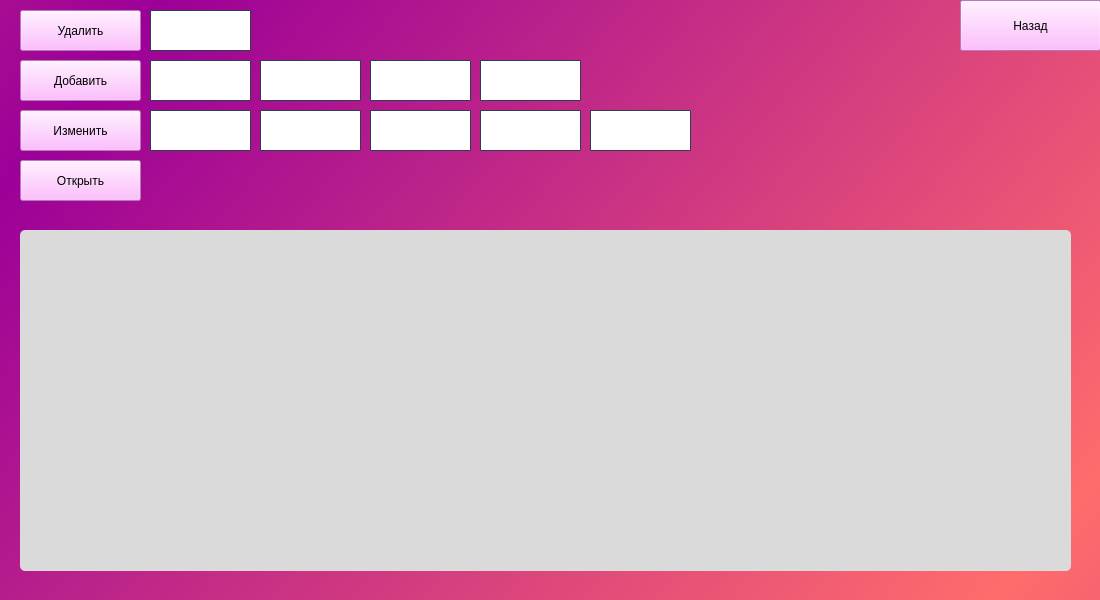
<?xml version="1.0" encoding="UTF-8"?>
<ui version="4.0">
 <class>MainWindow</class>
 <widget class="QMainWindow" name="MainWindow">
  <property name="geometry">
   <rect>
    <x>0</x>
    <y>0</y>
    <width>1100</width>
    <height>600</height>
   </rect>
  </property>
  <property name="minimumSize">
   <size>
    <width>1100</width>
    <height>600</height>
   </size>
  </property>
  <property name="maximumSize">
   <size>
    <width>1100</width>
    <height>600</height>
   </size>
  </property>
  <property name="sizeIncrement">
   <size>
    <width>1100</width>
    <height>600</height>
   </size>
  </property>
  <property name="baseSize">
   <size>
    <width>1100</width>
    <height>600</height>
   </size>
  </property>
  <property name="windowTitle">
   <string>drivers</string>
  </property>
  <property name="styleSheet">
   <string notr="true">background-color: qlineargradient(spread:reflect, x1:0, y1:0.318, x2:1, y2:0.784, stop:0 rgba(156, 0, 152, 255), stop:1 rgba(255, 108, 108, 255));
font-family: &quot;Roboto&quot;, Arial, sans-serif;</string>
  </property>
  <widget class="QWidget" name="centralwidget">
   <widget class="QTableWidget" name="tableWidget">
    <property name="geometry">
     <rect>
      <x>20</x>
      <y>230</y>
      <width>1051</width>
      <height>341</height>
     </rect>
    </property>
    <property name="styleSheet">
     <string notr="true">background-color: rgb(218, 218, 218);
border-radius: 5px;</string>
    </property>
    <property name="dragEnabled">
     <bool>true</bool>
    </property>
   </widget>
   <widget class="QPushButton" name="Dell">
    <property name="geometry">
     <rect>
      <x>20</x>
      <y>10</y>
      <width>121</width>
      <height>41</height>
     </rect>
    </property>
    <property name="styleSheet">
     <string notr="true">background-color: rgb(255, 170, 255);</string>
    </property>
    <property name="text">
     <string>Удалить</string>
    </property>
   </widget>
   <widget class="QPushButton" name="Add">
    <property name="geometry">
     <rect>
      <x>20</x>
      <y>60</y>
      <width>121</width>
      <height>41</height>
     </rect>
    </property>
    <property name="styleSheet">
     <string notr="true">background-color: rgb(255, 170, 255);</string>
    </property>
    <property name="text">
     <string>Добавить</string>
    </property>
   </widget>
   <widget class="QPushButton" name="Change">
    <property name="geometry">
     <rect>
      <x>20</x>
      <y>110</y>
      <width>121</width>
      <height>41</height>
     </rect>
    </property>
    <property name="styleSheet">
     <string notr="true">background-color: rgb(255, 170, 255);</string>
    </property>
    <property name="text">
     <string>Изменить</string>
    </property>
   </widget>
   <widget class="QPushButton" name="Open">
    <property name="geometry">
     <rect>
      <x>20</x>
      <y>160</y>
      <width>121</width>
      <height>41</height>
     </rect>
    </property>
    <property name="styleSheet">
     <string notr="true">background-color: rgb(255, 170, 255);</string>
    </property>
    <property name="text">
     <string>Открыть</string>
    </property>
   </widget>
   <widget class="QPushButton" name="Back">
    <property name="geometry">
     <rect>
      <x>960</x>
      <y>0</y>
      <width>141</width>
      <height>51</height>
     </rect>
    </property>
    <property name="styleSheet">
     <string notr="true">background-color: rgb(255, 170, 255);</string>
    </property>
    <property name="text">
     <string>Назад</string>
    </property>
   </widget>
   <widget class="QLineEdit" name="DellLine">
    <property name="geometry">
     <rect>
      <x>150</x>
      <y>10</y>
      <width>101</width>
      <height>41</height>
     </rect>
    </property>
    <property name="styleSheet">
     <string notr="true">/* Стили для поля ввода */
QLineEdit {
    border: 1px solid #2c3e50;
    border-radius: 1px;
    padding: 8px;
    font-size: 13px;
    
	background-color: rgb(255, 255, 255);
}

/* Стили для поля ввода при получении фокуса */
QLineEdit:focus {
    border-color: #34495e;
}
</string>
    </property>
    <property name="text">
     <string/>
    </property>
   </widget>
   <widget class="QLineEdit" name="AddLine">
    <property name="geometry">
     <rect>
      <x>150</x>
      <y>60</y>
      <width>101</width>
      <height>41</height>
     </rect>
    </property>
    <property name="styleSheet">
     <string notr="true">/* Стили для поля ввода */
QLineEdit {
    border: 1px solid #2c3e50;
    border-radius: 1px;
    padding: 8px;
    font-size: 13px;
    
	background-color: rgb(255, 255, 255);
}

/* Стили для поля ввода при получении фокуса */
QLineEdit:focus {
    border-color: #34495e;
}
</string>
    </property>
   </widget>
   <widget class="QLineEdit" name="ChangeLine_1">
    <property name="geometry">
     <rect>
      <x>260</x>
      <y>110</y>
      <width>101</width>
      <height>41</height>
     </rect>
    </property>
    <property name="styleSheet">
     <string notr="true">/* Стили для поля ввода */
QLineEdit {
    border: 1px solid #2c3e50;
    border-radius: 1px;
    padding: 8px;
    font-size: 13px;
    
	background-color: rgb(255, 255, 255);
}

/* Стили для поля ввода при получении фокуса */
QLineEdit:focus {
    border-color: #34495e;
}
</string>
    </property>
   </widget>
   <widget class="QLineEdit" name="ChangeLine">
    <property name="geometry">
     <rect>
      <x>150</x>
      <y>110</y>
      <width>101</width>
      <height>41</height>
     </rect>
    </property>
    <property name="styleSheet">
     <string notr="true">/* Стили для поля ввода */
QLineEdit {
    border: 1px solid #2c3e50;
    border-radius: 1px;
    padding: 8px;
    font-size: 13px;
    
	background-color: rgb(255, 255, 255);
}

/* Стили для поля ввода при получении фокуса */
QLineEdit:focus {
    border-color: #34495e;
}
</string>
    </property>
   </widget>
   <widget class="QLineEdit" name="AddLine_2">
    <property name="geometry">
     <rect>
      <x>260</x>
      <y>60</y>
      <width>101</width>
      <height>41</height>
     </rect>
    </property>
    <property name="styleSheet">
     <string notr="true">/* Стили для поля ввода */
QLineEdit {
    border: 1px solid #2c3e50;
    border-radius: 1px;
    padding: 8px;
    font-size: 13px;
    
	background-color: rgb(255, 255, 255);
}

/* Стили для поля ввода при получении фокуса */
QLineEdit:focus {
    border-color: #34495e;
}
</string>
    </property>
   </widget>
   <widget class="QLineEdit" name="AddLine_3">
    <property name="geometry">
     <rect>
      <x>370</x>
      <y>60</y>
      <width>101</width>
      <height>41</height>
     </rect>
    </property>
    <property name="styleSheet">
     <string notr="true">/* Стили для поля ввода */
QLineEdit {
    border: 1px solid #2c3e50;
    border-radius: 1px;
    padding: 8px;
    font-size: 13px;
    
	background-color: rgb(255, 255, 255);
}

/* Стили для поля ввода при получении фокуса */
QLineEdit:focus {
    border-color: #34495e;
}
</string>
    </property>
   </widget>
   <widget class="QLineEdit" name="AddLine_4">
    <property name="geometry">
     <rect>
      <x>480</x>
      <y>60</y>
      <width>101</width>
      <height>41</height>
     </rect>
    </property>
    <property name="styleSheet">
     <string notr="true">/* Стили для поля ввода */
QLineEdit {
    border: 1px solid #2c3e50;
    border-radius: 1px;
    padding: 8px;
    font-size: 13px;
    
	background-color: rgb(255, 255, 255);
}

/* Стили для поля ввода при получении фокуса */
QLineEdit:focus {
    border-color: #34495e;
}
</string>
    </property>
   </widget>
   <widget class="QLineEdit" name="ChangeLine_2">
    <property name="geometry">
     <rect>
      <x>370</x>
      <y>110</y>
      <width>101</width>
      <height>41</height>
     </rect>
    </property>
    <property name="styleSheet">
     <string notr="true">/* Стили для поля ввода */
QLineEdit {
    border: 1px solid #2c3e50;
    border-radius: 1px;
    padding: 8px;
    font-size: 13px;
    
	background-color: rgb(255, 255, 255);
}

/* Стили для поля ввода при получении фокуса */
QLineEdit:focus {
    border-color: #34495e;
}
</string>
    </property>
   </widget>
   <widget class="QLineEdit" name="ChangeLine_3">
    <property name="geometry">
     <rect>
      <x>480</x>
      <y>110</y>
      <width>101</width>
      <height>41</height>
     </rect>
    </property>
    <property name="styleSheet">
     <string notr="true">/* Стили для поля ввода */
QLineEdit {
    border: 1px solid #2c3e50;
    border-radius: 1px;
    padding: 8px;
    font-size: 13px;
    
	background-color: rgb(255, 255, 255);
}

/* Стили для поля ввода при получении фокуса */
QLineEdit:focus {
    border-color: #34495e;
}
</string>
    </property>
   </widget>
   <widget class="QLineEdit" name="ChangeLine_4">
    <property name="geometry">
     <rect>
      <x>590</x>
      <y>110</y>
      <width>101</width>
      <height>41</height>
     </rect>
    </property>
    <property name="styleSheet">
     <string notr="true">/* Стили для поля ввода */
QLineEdit {
    border: 1px solid #2c3e50;
    border-radius: 1px;
    padding: 8px;
    font-size: 13px;
    
	background-color: rgb(255, 255, 255);
}

/* Стили для поля ввода при получении фокуса */
QLineEdit:focus {
    border-color: #34495e;
}
</string>
    </property>
   </widget>
  </widget>
 </widget>
 <resources/>
 <connections/>
</ui>
